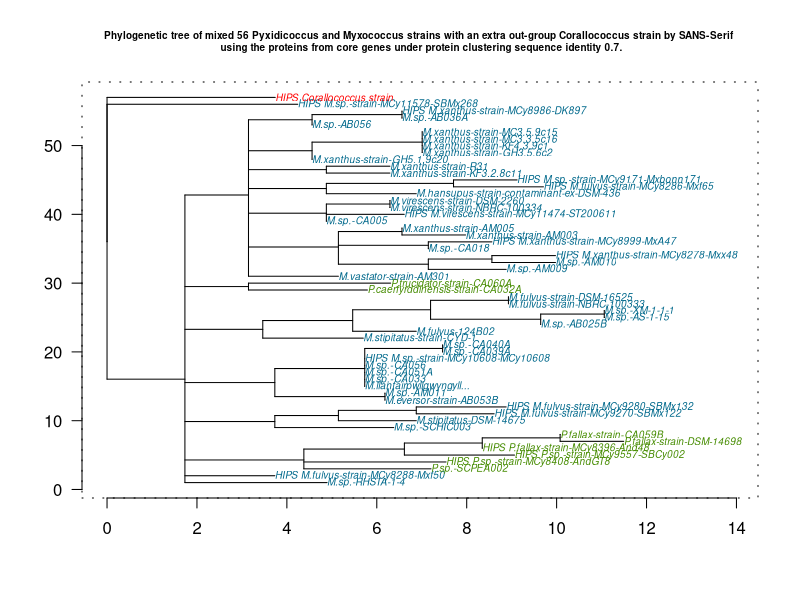
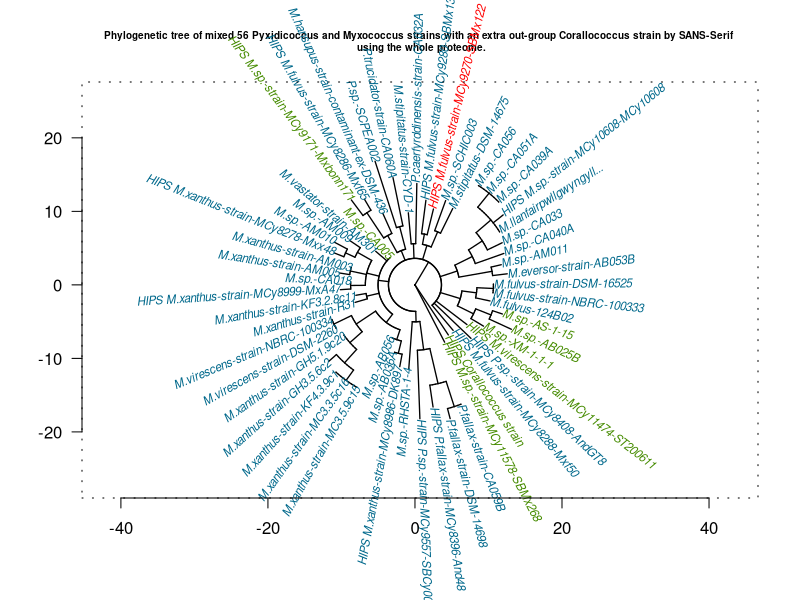
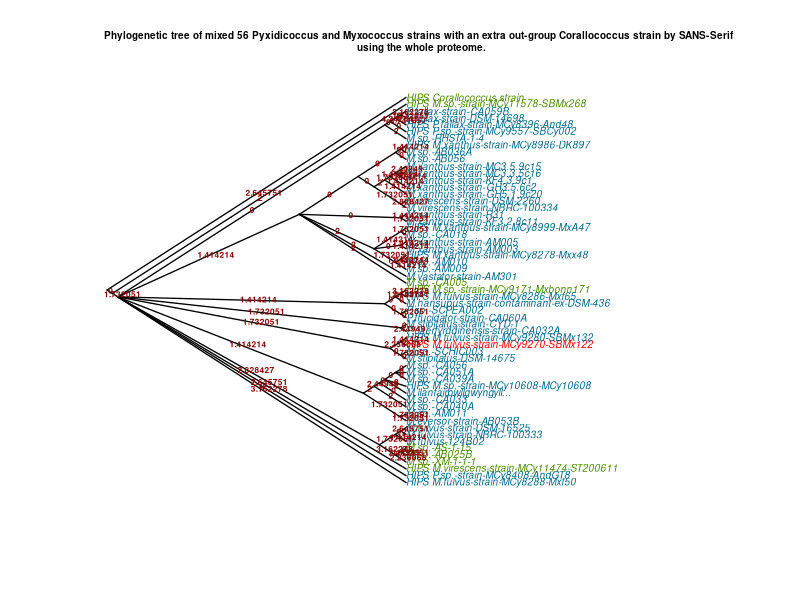

Generate these figures, in order, with R:
library(ape)
tree_0.5 <- read.tree(text = "(M.sp.-RHSTA-1-4:3.464102,HIPS_M.fulvus-strain-MCy8288-Mxf50:3.316625,(P.sp.-SCPEA002:6.480741,HIPS_P.sp.-strain-MCy8408-AndGT8:4.242641,(HIPS_P.sp.-strain-MCy9557-SBCy002:3.316625,(HIPS_P.fallax-strain-MCy8396-And48:0.000000,(P.fallax-strain-DSM-14698:1.732051,P.fallax-strain-CA059B:0.000000):2.000000):2.000000):2.645751):2.645751,(M.sp.-SCHIC003:3.316625,(HIPS_M.fulvus-strain-MCy9280-SBMx132:3.464102,(M.stipitatus-DSM-14675:3.000000,HIPS_M.fulvus-strain-MCy9270-SBMx122:2.645751):1.732051):1.414214):2.000000,((M.eversor-strain-AB053B:2.236068,M.sp.-AM011:0.000000):2.449490,(M.llanfairpwllgwyngyll...:0.000000,M.sp.-CA040A:1.732051,(M.sp.-CA033:0.000000,HIPS_M.sp.-strain-MCy10608-MCy10608:1.732051,(M.sp.-CA039A:0.000000,M.sp.-CA051A:0.000000,M.sp.-CA056:0.000000):2.449490):1.732051):2.449490):2.000000,(HIPS_M.sp.-strain-MCy11578-SBMx268:6.000000,HIPS_Corallococcus_strain:5.567764):1.732051,(M.stipitatus-strain-CYD-1:3.464102,((M.sp.-XM-1-1-1:0.000000,(M.sp.-AB025B:2.236068,M.sp.-AS-1-15:0.000000):2.236068):2.449490,(M.fulvus-124B02:2.000000,(M.fulvus-strain-NBRC-100333:0.000000,M.fulvus-strain-DSM-16525:0.000000):1.732051):1.732051):2.828427):1.732051,(P.caerfyrddinensis-strain-CA032A:5.567764,P.trucidator-strain-CA060A:4.358899):1.414214,(HIPS_M.virescens-strain-MCy11474-ST200611:2.000000,((M.hansupus-strain-contaminant-ex-DSM-436:2.645751,(HIPS_M.fulvus-strain-MCy8286-Mxf65:1.414214,HIPS_M.sp.-strain-MCy9171-Mxbonn171:2.645751):3.162278):1.732051,(M.xanthus-strain-KF3.2.8c11:1.414214,M.sp.-CA005:0.000000,M.vastator-strain-AM301:2.000000,((M.xanthus-strain-GH5.1.9c20:0.000000,(M.xanthus-strain-GH3.5.6c2:1.414214,M.xanthus-strain-KF4.3.9c1:0.000000,M.xanthus-strain-MC3.3.5c16:0.000000,M.xanthus-strain-MC3.5.9c15:0.000000):2.449490):2.236068,(M.virescens-strain-NBRC-100334:0.000000,M.virescens-strain-DSM-2260:0.000000):1.414214):3.162278,((M.sp.-AM009:1.732051,(M.sp.-AM010:1.414214,HIPS_M.xanthus-strain-MCy8278-Mxx48:1.414214):1.414214):2.000000,(M.sp.-CA018:0.000000,HIPS_M.xanthus-strain-MCy8999-MxA47:1.414214):2.000000,(M.xanthus-strain-AM003:0.000000,M.xanthus-strain-AM005:2.000000):1.414214):2.000000,(M.xanthus-strain-R31:1.414214,(M.sp.-AB056:0.000000,(M.sp.-AB036A:0.000000,HIPS_M.xanthus-strain-MCy8986-DK897:0.000000):1.732051):1.414214):1.732051):1.414214):1.414214):1.414214):0.000000;")
tree_0.5 <- root(tree_0.5, outgroup = "HIPS_Corallococcus_strain", resolve.root = TRUE)

tree_0.6 <- read.tree(text = "(M.sp.-RHSTA-1-4:3.464102,HIPS_M.fulvus-strain-MCy8288-Mxf50:3.000000,(P.sp.-SCPEA002:4.898979,HIPS_P.sp.-strain-MCy8408-AndGT8:3.872983,(HIPS_P.sp.-strain-MCy9557-SBCy002:2.828427,(HIPS_P.fallax-strain-MCy8396-And48:1.732051,(P.fallax-strain-DSM-14698:1.732051,P.fallax-strain-CA059B:0.000000):1.732051):1.732051):2.645751):2.645751,((M.eversor-strain-AB053B:0.000000,M.sp.-AM011:0.000000):2.236068,(M.sp.-CA033:0.000000,(M.sp.-CA039A:0.000000,M.sp.-CA051A:0.000000,M.sp.-CA056:0.000000):2.449490,(M.llanfairpwllgwyngyll...:0.000000,M.sp.-CA040A:1.732051,HIPS_M.sp.-strain-MCy10608-MCy10608:1.414214):1.732051):2.000000):2.000000,(M.sp.-SCHIC003:3.162278,(M.stipitatus-DSM-14675:2.236068,(HIPS_M.fulvus-strain-MCy9270-SBMx122:1.732051,HIPS_M.fulvus-strain-MCy9280-SBMx132:2.236068):1.732051):1.414214):2.000000,(M.stipitatus-strain-CYD-1:2.828427,(M.fulvus-124B02:1.732051,((M.sp.-XM-1-1-1:1.414214,(M.sp.-AB025B:1.732051,M.sp.-AS-1-15:0.000000):2.236068):2.449490,(M.fulvus-strain-NBRC-100333:0.000000,M.fulvus-strain-DSM-16525:0.000000):1.732051):1.732051):2.236068):1.732051,(HIPS_M.sp.-strain-MCy11578-SBMx268:4.898979,HIPS_Corallococcus_strain:5.196152):1.732051,(P.caerfyrddinensis-strain-CA032A:5.000000,P.trucidator-strain-CA060A:3.872983):1.414214,(HIPS_M.virescens-strain-MCy11474-ST200611:2.000000,(M.virescens-strain-NBRC-100334:0.000000,M.vastator-strain-AM301:2.000000,HIPS_M.xanthus-strain-MCy8986-DK897:0.000000,(M.sp.-CA005:0.000000,M.sp.-AB036A:0.000000,M.sp.-AB056:0.000000,M.virescens-strain-DSM-2260:0.000000,(M.xanthus-strain-GH5.1.9c20:0.000000,(M.xanthus-strain-GH3.5.6c2:1.414214,M.xanthus-strain-KF4.3.9c1:0.000000,M.xanthus-strain-MC3.3.5c16:0.000000,M.xanthus-strain-MC3.5.9c15:0.000000):2.449490):2.236068,((M.sp.-CA018:0.000000,HIPS_M.xanthus-strain-MCy8999-MxA47:1.414214):2.000000,(M.sp.-AM009:1.732051,(M.sp.-AM010:1.414214,HIPS_M.xanthus-strain-MCy8278-Mxx48:1.414214):1.414214):2.000000,(M.xanthus-strain-AM003:0.000000,M.xanthus-strain-AM005:0.000000):1.414214):2.000000,(M.xanthus-strain-KF3.2.8c11:1.414214,M.xanthus-strain-R31:1.414214):1.732051,(M.hansupus-strain-contaminant-ex-DSM-436:2.645751,(HIPS_M.fulvus-strain-MCy8286-Mxf65:2.000000,HIPS_M.sp.-strain-MCy9171-Mxbonn171:2.000000):3.000000):1.732051):1.732051):1.414214):1.414214):0.000000;")
tree_0.6 <- root(tree_0.6, outgroup = "HIPS_Corallococcus_strain", resolve.root = TRUE)

tree_0.7 <- read.tree(text = "(M.sp.-RHSTA-1-4:3.162278,HIPS_M.fulvus-strain-MCy8288-Mxf50:2.000000,(P.sp.-SCPEA002:2.828427,HIPS_P.sp.-strain-MCy8408-AndGT8:3.162278,(HIPS_P.sp.-strain-MCy9557-SBCy002:2.449490,(HIPS_P.fallax-strain-MCy8396-And48:0.000000,(P.fallax-strain-DSM-14698:1.414214,P.fallax-strain-CA059B:0.000000):1.732051):1.732051):2.236068):2.645751,(M.sp.-SCHIC003:2.645751,(M.stipitatus-DSM-14675:1.732051,(HIPS_M.fulvus-strain-MCy9270-SBMx122:1.732051,HIPS_M.fulvus-strain-MCy9280-SBMx132:2.000000):1.732051):1.414214):2.000000,((M.eversor-strain-AB053B:0.000000,M.sp.-AM011:0.000000):2.449490,(M.llanfairpwllgwyngyll...:0.000000,M.sp.-CA033:0.000000,M.sp.-CA051A:0.000000,M.sp.-CA056:0.000000,HIPS_M.sp.-strain-MCy10608-MCy10608:0.000000,(M.sp.-CA039A:0.000000,M.sp.-CA040A:0.000000):1.732051):2.000000):2.000000,(HIPS_M.sp.-strain-MCy11578-SBMx268:4.242641,HIPS_Corallococcus_strain:3.741657):1.732051,(M.stipitatus-strain-CYD-1:2.236068,(M.fulvus-124B02:1.414214,((M.sp.-AB025B:0.000000,(M.sp.-AS-1-15:0.000000,M.sp.-XM-1-1-1:0.000000):1.414214):2.449490,(M.fulvus-strain-NBRC-100333:0.000000,M.fulvus-strain-DSM-16525:0.000000):1.732051):1.732051):2.000000):1.732051,(P.caerfyrddinensis-strain-CA032A:2.645751,P.trucidator-strain-CA060A:3.162278):1.414214,(M.vastator-strain-AM301:2.000000,((M.sp.-AM009:1.732051,(M.sp.-AM010:1.414214,HIPS_M.xanthus-strain-MCy8278-Mxx48:1.414214):1.414214):2.000000,(M.sp.-CA018:0.000000,HIPS_M.xanthus-strain-MCy8999-MxA47:1.414214):2.000000,(M.xanthus-strain-AM003:1.414214,M.xanthus-strain-AM005:0.000000):1.414214):2.000000,(M.sp.-CA005:0.000000,HIPS_M.virescens-strain-MCy11474-ST200611:1.732051,(M.virescens-strain-NBRC-100334:0.000000,M.virescens-strain-DSM-2260:0.000000):1.414214):1.732051,(M.hansupus-strain-contaminant-ex-DSM-436:2.000000,(HIPS_M.fulvus-strain-MCy8286-Mxf65:2.000000,HIPS_M.sp.-strain-MCy9171-Mxbonn171:1.414214):2.828427):1.732051,(M.xanthus-strain-KF3.2.8c11:1.414214,M.xanthus-strain-R31:1.414214):1.732051,(M.xanthus-strain-GH5.1.9c20:0.000000,(M.xanthus-strain-GH3.5.6c2:0.000000,M.xanthus-strain-KF4.3.9c1:0.000000,M.xanthus-strain-MC3.3.5c16:0.000000,M.xanthus-strain-MC3.5.9c15:0.000000):2.449490):1.414214,(M.sp.-AB056:0.000000,(M.sp.-AB036A:0.000000,HIPS_M.xanthus-strain-MCy8986-DK897:0.000000):2.000000):1.414214):1.414214):0.000000;")
tree_0.7 <- root(tree_0.7, outgroup = "HIPS_Corallococcus_strain", resolve.root = TRUE)

tree_1.0 <- read.tree(text = "(HIPS_M.fulvus-strain-MCy8288-Mxf50:4.472136,HIPS_P.sp.-strain-MCy8408-AndGT8:6.928203,HIPS_M.virescens-strain-MCy11474-ST200611:5.291503,(HIPS_M.sp.-strain-MCy11578-SBMx268:8.774964,HIPS_Corallococcus_strain:8.185353):3.605551,((M.sp.-XM-1-1-1:2.000000,(M.sp.-AB025B:3.316625,M.sp.-AS-1-15:1.414214):2.236068):2.449490,(M.fulvus-124B02:2.000000,(M.fulvus-strain-NBRC-100333:0.000000,M.fulvus-strain-DSM-16525:0.000000):2.236068):2.000000):2.828427,((M.eversor-strain-AB053B:2.000000,M.sp.-AM011:1.414214):4.582576,(M.sp.-CA040A:4.123106,(M.sp.-CA033:2.236068,(M.llanfairpwllgwyngyll...:0.000000,HIPS_M.sp.-strain-MCy10608-MCy10608:1.732051,(M.sp.-CA039A:0.000000,M.sp.-CA051A:0.000000,M.sp.-CA056:0.000000):2.449490):2.645751):2.236068):2.645751):2.449490,((M.stipitatus-DSM-14675:3.741657,M.sp.-SCHIC003:4.358899):2.236068,(HIPS_M.fulvus-strain-MCy9270-SBMx122:3.605551,HIPS_M.fulvus-strain-MCy9280-SBMx132:4.582576):1.414214):2.000000,(P.caerfyrddinensis-strain-CA032A:8.185353,M.stipitatus-strain-CYD-1:4.242641):2.000000,((P.trucidator-strain-CA060A:6.708204,P.sp.-SCPEA002:9.486833):3.162278,(M.hansupus-strain-contaminant-ex-DSM-436:3.000000,(HIPS_M.fulvus-strain-MCy8286-Mxf65:1.732051,HIPS_M.sp.-strain-MCy9171-Mxbonn171:2.645751):4.123106):2.645751):1.414214,(M.sp.-CA005:0.000000,M.vastator-strain-AM301:2.000000,((M.sp.-AM009:1.732051,(M.sp.-AM010:2.000000,HIPS_M.xanthus-strain-MCy8278-Mxx48:1.414214):1.414214):2.236068,(M.xanthus-strain-AM003:0.000000,M.xanthus-strain-AM005:1.414214):2.236068,(M.sp.-CA018:0.000000,HIPS_M.xanthus-strain-MCy8999-MxA47:1.414214):2.000000):1.732051,(M.xanthus-strain-KF3.2.8c11:1.414214,M.xanthus-strain-R31:1.732051):1.732051,(((M.virescens-strain-NBRC-100334:0.000000,M.virescens-strain-DSM-2260:0.000000):2.645751,(M.xanthus-strain-GH5.1.9c20:0.000000,(M.xanthus-strain-GH3.5.6c2:1.414214,(M.xanthus-strain-KF4.3.9c1:0.000000,M.xanthus-strain-MC3.3.5c16:0.000000,M.xanthus-strain-MC3.5.9c15:0.000000):1.732051):2.449490):2.236068):3.162278,(M.sp.-AB056:0.000000,(M.sp.-AB036A:0.000000,HIPS_M.xanthus-strain-MCy8986-DK897:1.732051):1.732051):1.414214):1.414214):1.414214,(M.sp.-RHSTA-1-4:6.403124,(HIPS_P.sp.-strain-MCy9557-SBCy002:9.327379,(HIPS_P.fallax-strain-MCy8396-And48:3.000000,(P.fallax-strain-DSM-14698:1.414214,P.fallax-strain-CA059B:0.000000):3.605551):4.898979):3.872983):1.414214):0.000000;")
tree_1.0 <- root(tree_1.0, outgroup = "HIPS_Corallococcus_strain", resolve.root = TRUE)

foo <- function() {
  col <- "black"
  for (i in 1:2)
  axis(i, col = col, col.ticks = col, col.axis = col, las = 1)
  box(lty = "19")
  }

my_color <- c("deepskyblue4", "deepskyblue4", "chartreuse4", "chartreuse4", "chartreuse4", "chartreuse4", "chartreuse4", "chartreuse4",
              "deepskyblue4", "deepskyblue4", "deepskyblue4", "deepskyblue4", "deepskyblue4", "deepskyblue4", "deepskyblue4", "deepskyblue4" ,
              "deepskyblue4", "deepskyblue4", "deepskyblue4", "deepskyblue4", "deepskyblue4", "deepskyblue4", "red", "deepskyblue4" ,
              "deepskyblue4", "deepskyblue4", "deepskyblue4", "deepskyblue4", "deepskyblue4", "deepskyblue4", "chartreuse4", "chartreuse4" ,
              "deepskyblue4", "deepskyblue4", "deepskyblue4", "deepskyblue4", "deepskyblue4", "deepskyblue4", "deepskyblue4", "deepskyblue4" ,
              "deepskyblue4", "deepskyblue4", "deepskyblue4", "deepskyblue4", "deepskyblue4", "deepskyblue4", "deepskyblue4", "deepskyblue4" ,
              "deepskyblue4", "deepskyblue4", "deepskyblue4", "deepskyblue4", "deepskyblue4", "deepskyblue4", "deepskyblue4", "deepskyblue4" ,
              "deepskyblue4")
tree_0.7$tip.label

par(xpd = TRUE)
#plot(tree_0.5, cex = 0.7, "u", tip.color = my_color, edge.width = 1.3); 
plot(main = "Phylogenetic tree of mixed 56 Pyxidicoccus and Myxococcus strains with an extra out-group Corallococcus strain by SANS-Serif \n using the proteins from core genes under protein clustering sequence identity 0.7." , cex.main = 0.6, tree_0.7, cex = 0.6, tip.color = my_color, edge.width = 1); foo()
plot(main = "Phylogenetic tree of mixed 56 Pyxidicoccus and Myxococcus strains with an extra out-group Corallococcus strain by SANS-Serif \n using the whole proteome." , cex.main = 0.6, tree_1.0, cex = 0.7, "f", tip.color = my_color, edge.width = 1.3, rotate.tree = 310); foo()
plot(main = "Phylogenetic tree of mixed 56 Pyxidicoccus and Myxococcus strains with an extra out-group Corallococcus strain by SANS-Serif \n using the whole proteome." , cex.main = 0.6, tree_1.0, cex = 0.6, "c", FALSE, tip.color = my_color, edge.width = 1.3);
edgelabels(tree_0.7$edge.length, bg = NA, cex = 0.5, adj = c(0.3, 0.3),frame = "none", col = "darkred", font = 2)
